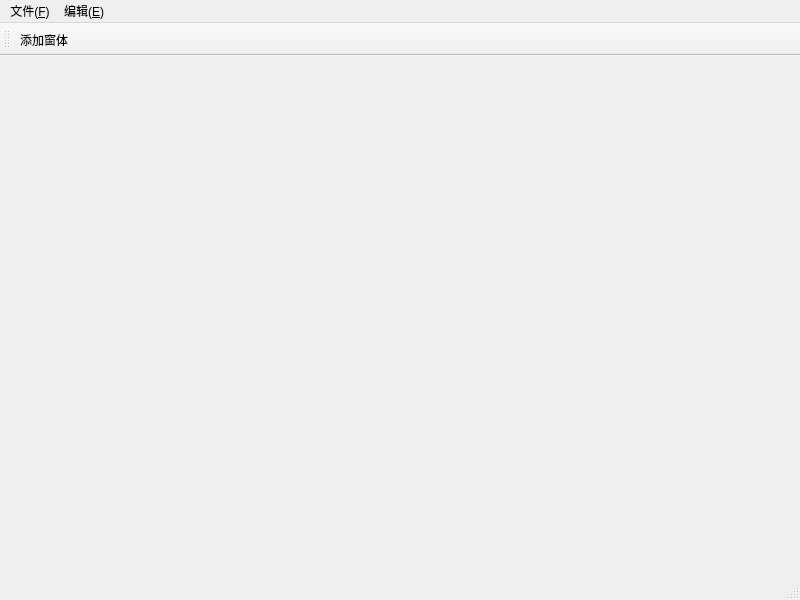
<?xml version="1.0" encoding="UTF-8"?>
<ui version="4.0">
 <class>MainWindow</class>
 <widget class="QMainWindow" name="MainWindow">
  <property name="geometry">
   <rect>
    <x>0</x>
    <y>0</y>
    <width>800</width>
    <height>600</height>
   </rect>
  </property>
  <property name="windowTitle">
   <string>MainWindow</string>
  </property>
  <property name="toolTip">
   <string>&lt;html&gt;&lt;head/&gt;&lt;body&gt;&lt;p&gt;这是状态栏提示&lt;/p&gt;&lt;/body&gt;&lt;/html&gt;</string>
  </property>
  <property name="whatsThis">
   <string>&lt;html&gt;&lt;head/&gt;&lt;body&gt;&lt;p&gt;这是状态栏提示&lt;/p&gt;&lt;/body&gt;&lt;/html&gt;</string>
  </property>
  <widget class="QWidget" name="centralwidget">
   <widget class="QWidget" name="gridLayoutWidget">
    <property name="geometry">
     <rect>
      <x>0</x>
      <y>0</y>
      <width>791</width>
      <height>241</height>
     </rect>
    </property>
    <layout class="QGridLayout" name="MaingridLayout"/>
   </widget>
  </widget>
  <widget class="QMenuBar" name="menubar">
   <property name="geometry">
    <rect>
     <x>0</x>
     <y>0</y>
     <width>800</width>
     <height>23</height>
    </rect>
   </property>
   <widget class="QMenu" name="menu_F">
    <property name="title">
     <string>文件(&amp;F)</string>
    </property>
    <addaction name="fileOpenAction"/>
    <addaction name="fileNewAction"/>
    <addaction name="fileCloseAction"/>
    <addaction name="filePreserveActionn"/>
   </widget>
   <widget class="QMenu" name="menu_E">
    <property name="title">
     <string>编辑(&amp;E)</string>
    </property>
   </widget>
   <addaction name="menu_F"/>
   <addaction name="menu_E"/>
  </widget>
  <widget class="QStatusBar" name="statusbar">
   <property name="sizeGripEnabled">
    <bool>true</bool>
   </property>
  </widget>
  <widget class="QToolBar" name="toolBar">
   <property name="windowTitle">
    <string>toolBar</string>
   </property>
   <attribute name="toolBarArea">
    <enum>TopToolBarArea</enum>
   </attribute>
   <attribute name="toolBarBreak">
    <bool>false</bool>
   </attribute>
   <addaction name="addWinAction"/>
  </widget>
  <action name="fileOpenAction">
   <property name="checkable">
    <bool>true</bool>
   </property>
   <property name="checked">
    <bool>false</bool>
   </property>
   <property name="text">
    <string>打开</string>
   </property>
   <property name="shortcut">
    <string>Alt+O</string>
   </property>
  </action>
  <action name="fileNewAction">
   <property name="text">
    <string>新建</string>
   </property>
   <property name="shortcut">
    <string>Alt+N</string>
   </property>
  </action>
  <action name="fileCloseAction">
   <property name="text">
    <string>关闭</string>
   </property>
   <property name="shortcut">
    <string>Alt+C</string>
   </property>
  </action>
  <action name="filePreserveActionn">
   <property name="text">
    <string>保存</string>
   </property>
   <property name="shortcut">
    <string>Ctrl+S</string>
   </property>
  </action>
  <action name="addWinAction">
   <property name="text">
    <string>添加窗体</string>
   </property>
   <property name="toolTip">
    <string>添加窗体</string>
   </property>
  </action>
 </widget>
 <resources/>
 <connections/>
</ui>
